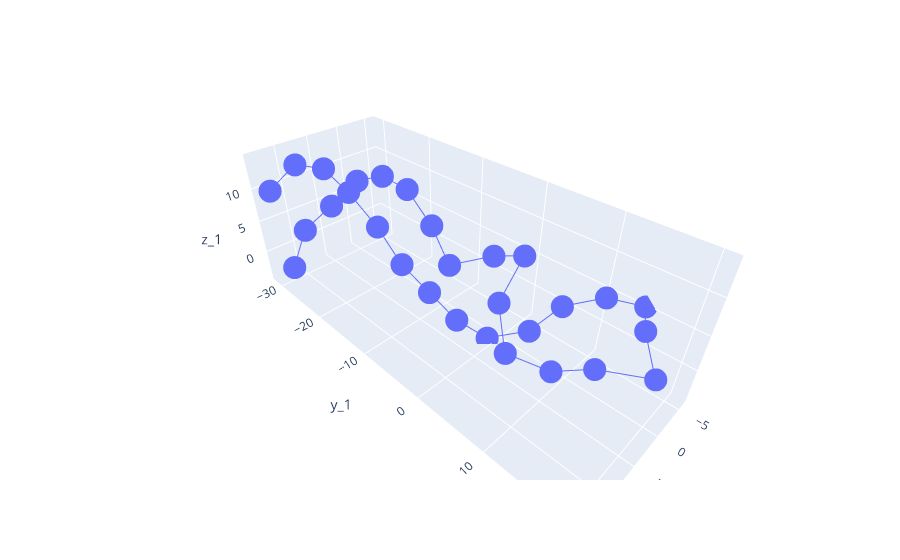

Notebook code cell kept with this figure:
### Code cell
# px.scatter_3d(plot_data, "x_1", "y_1", "z_1")
px.line_3d(plot_data, "x_1", "y_1", "z_1", markers="o",hover_data=["resname", "resid"])

### Figure 1 — Plotly figure (JSON) as saved in the notebook; plotly's stock layout.template omitted (floating-point values rounded to 4 significant figures)
{"data": [{"customdata": [["G", 1], ["G", 2], ["G", 3], ["U", 4], ["G", 5], ["C", 6], ["U", 7], ["C", 8], ["A", 9], ["G", 10], ["U", 11], ["A", 12], ["C", 13], ["G", 14], ["A", 15], ["G", 16], ["A", 17], ["G", 18], ["G", 19], ["A", 20], ["A", 21], ["C", 22], ["C", 23], ["G", 24], ["C", 25], ["A", 26], ["C", 27], ["C", 28], ["C", 29]], "hovertemplate": "x_1=%{x}<br>y_1=%{y}<br>z_1=%{z}<br>resname=%{customdata[0]}<br>resid=%{customdata[1]}<extra></extra>", "legendgroup": "", "line": {"color": "#636efa", "dash": "solid"}, "marker": {"symbol": "circle"}, "mode": "lines+markers", "name": "", "scene": "scene", "showlegend": false, "type": "scatter3d", "x": [13.76, 9.31, 5.529, 2.678, 1.827, 2.04, 1.107, 2.991, 0.896, 0.228, 4.329, 5.165, 2.61, 1.174, 1.58, -1.575, -6.051, -5.554, -3.107, -1.41, 1.866, 3.655, 5.314, 7.931, 8.735, 9.108, 8.897, 9.673, 12.64], "y": [-25.97, -29.64, -27.81, -24.9, -20.14, -14.91, -11.51, -6.406, -1.193, 2.646, 2.718, 4.792, 9.495, 13.83, 20.11, 16.93, 14.76, 10.41, 6.405, 3.335, -0.716, -4.444, -7.656, -9.528, -12.65, -17.3, -22.61, -28.34, -30.91], "z": [0.102, 2.669, 5.878, 9.793, 11.79, 11.77, 7.517, 4.783, 7.608, 9.128, 4.804, -0.914, -2.308, 0.201, 3.76, 5.897, 5.224, 4.309, 2.12, -2.655, -4.333, -2.485, 1.13, 5.781, 10.02, 13.02, 14.31, 13.29, 9.645]}], "layout": {"legend": {"tracegroupgap": 0}, "margin": {"t": 60}, "scene": {"domain": {"x": [0, 1], "y": [0, 1]}, "xaxis": {"title": {"text": "x_1"}}, "yaxis": {"title": {"text": "y_1"}}, "zaxis": {"title": {"text": "z_1"}}}}}
